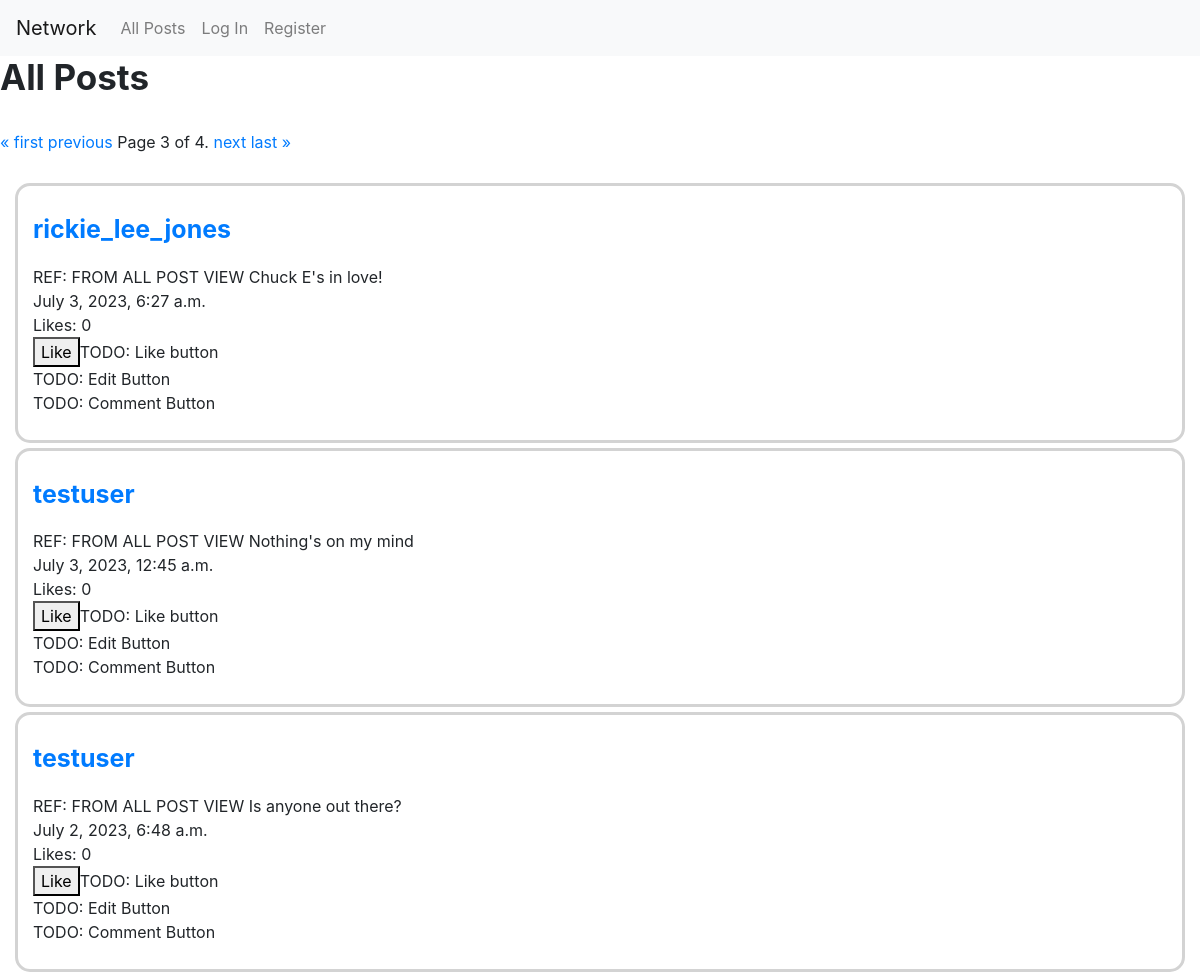
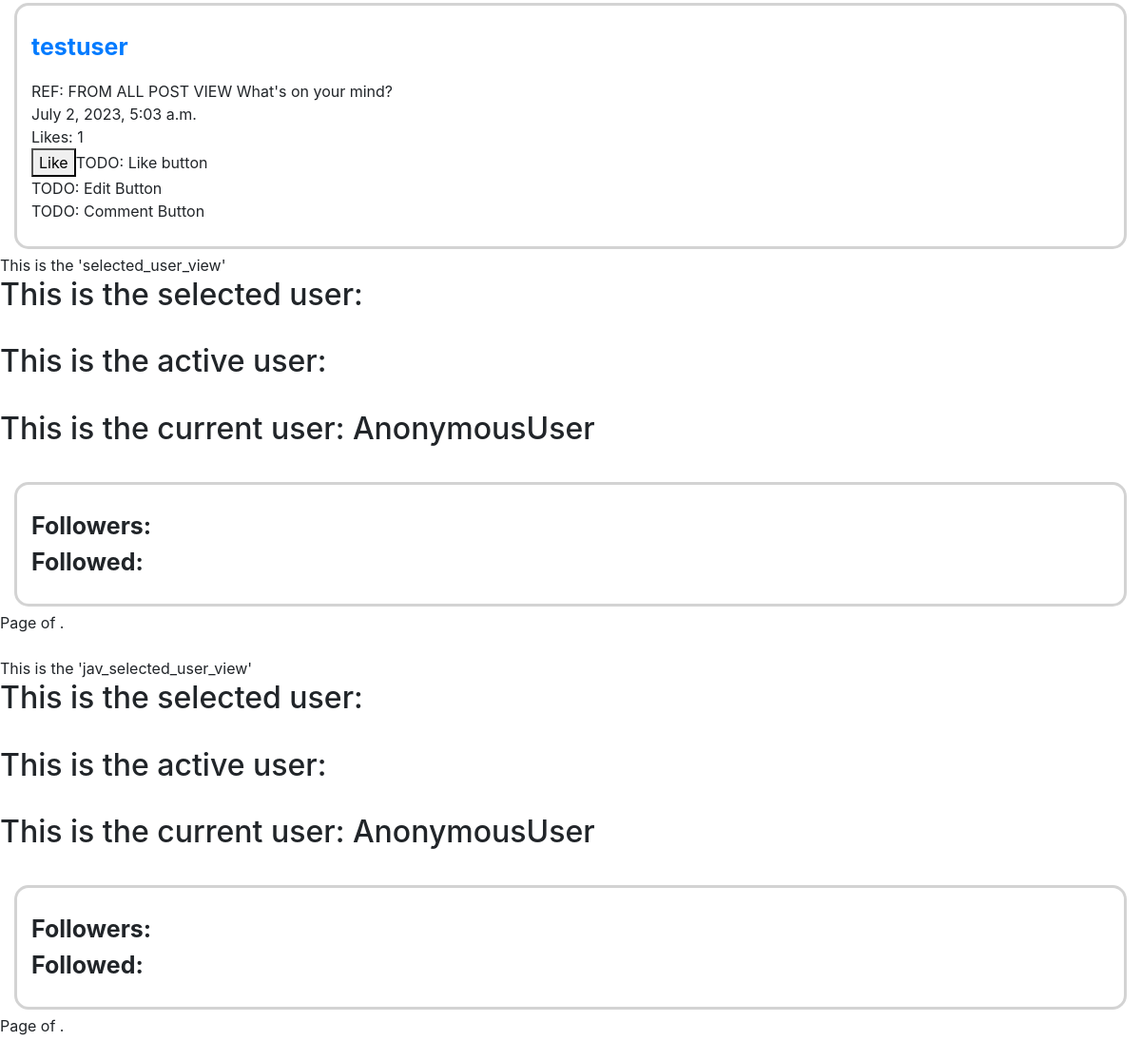
Screenshot of /testuser?page=3 with the database file from the repository (2 pictures, top to bottom).
### network/models.py (models this page shows, shortened)
class Post(models.Model):
    content = models.CharField(max_length=128)
    user = models.ForeignKey(User, on_delete=models.CASCADE, related_name="user")
    likes = models.IntegerField(default=0)
    timestamp = models.DateTimeField(auto_now_add=True)

class User(AbstractUser):
    followed_by_user = models.IntegerField(default=0)
    followers_of_user = models.IntegerField(default=0)
    def __str__(self):
        return f"{self.username}"

### network/views.py (the view)
# urls.py: path("<str:request_name>", views.index_selecteduser, name="index_selecteduser"),
def index_selecteduser(request, request_name=None):
    print("We have traversed the index_selected user function, even if the html doesn't stay with the view that is rendered")
    if (request_name == None):
        print("Name = None")
    else:
        print("Name from request: ", request_name)
    current_user = request.user
    if request.user.is_authenticated:
        if (request_name == None):
            print("Name = None") #print test, can delete
            active_user = User.objects.get(username=current_user)
            active_user_posts = Post.objects.filter(user=active_user.id).order_by("-timestamp")
            paginator_active_user = Paginator(active_user_posts, 2)
            page_number = request.GET.get('page')
            page_obj_active_user = paginator_active_user.get_page(page_number)
            posts = Post.objects.all().order_by("-timestamp")
            paginator = Paginator(posts, 4)
            page_number = request.GET.get('page')
            page_obj = paginator.get_page(page_number)
            return render(request, "network/index_user.html",
            { "page_obj" : page_obj,
            "current_user" : current_user, #get rid of if user has it's own path
            "page_obj_active_user": page_obj_active_user,
            "active_user": active_user,
                })
        else:
            print("Request Name: ", request_name)  #print test, can delete
            selected_user = User.objects.get(username=request_name)
            print("selected user: ", selected_user)
            selected_user_posts = Post.objects.filter(user=selected_user.id).order_by("-timestamp")
            paginator_selected_user = Paginator(selected_user_posts, 2)
            page_number = request.GET.get('page')
            page_obj_selected_user = paginator_selected_user.get_page(page_number)
            return render(request, "network/index.html",
            {"current_user" : current_user, #get rid of if user has it's own path
            "page_obj_selected_user": page_obj_selected_user,
            "selected_user": selected_user})
    else:
        print("NOZE")
        posts = Post.objects.all().order_by("-timestamp")
        paginator = Paginator(posts, 4)
        page_number = request.GET.get('page')
        page_obj = paginator.get_page(page_number)
        return render(request, "network/index.html",
        {"page_obj" : page_obj,
        "current_user" : current_user, })

### network/templates/network/index.html (shortened to what this page needs)
{% extends "network/layout.html" %}
{% load static %}
{% block body %}
    <div id="all_post-view">
    <h3 style="font-size: 35px";><strong>All Posts</strong></h3>
    <br>
        <div class="pagination">
          <span class="step-links">
            {% if page_obj.has_previous %}
              <a href="?page=1">&laquo; first</a>
              <a href="?page={{ page_obj.previous_page_number }}">previous</a>
            {% endif %}
            <span class="current">
              Page {{ page_obj.number }} of {{ page_obj.paginator.num_pages }}.
            </span>
            {% if page_obj.has_next %}
              <a href="?page={{ page_obj.next_page_number }}">next</a>
              <a href="?page={{ page_obj.paginator.num_pages }}">last &raquo;</a>
            {% endif %}
          </span>
        </div><br>
        {% for p in page_obj %}
          <div class="post_style">
            <p id="userlink" class="user_post" name="user_name" data-name="{{p.user}}" style="font-size:25px; font-weight: bold ;">
              <a href="{% url 'index_selecteduser' p.user %}">{{p.user}}</a>
            </p>
            REF: FROM ALL POST VIEW
            {{p.content}}<br>
            {{p.timestamp}}<br>
            Likes: {{p.likes}}<br>
            <button>Like</button>TODO: Like button<br>
            TODO: Edit Button<br>
            TODO: Comment Button
            <br>
          </div>
        {% endfor %}
    </div>
    <div id="selected_user_view">
    This is the 'selected_user_view'
    <h2>This is the selected user: {{selected_user}}</h2><br>
    <h2>This is the active user: {{active_user}}</h2><br>
    <h2>This is the current user: {{current_user}}</h2><br>
    <p class="post_style" >
      <strong style="font-size:25px;">Followers:</strong> {{ selected_user.followers_of_user }}<br>
      <strong style="font-size:25px;">Followed: </strong> {{ selected_user.followed_by_user }} <br>
    </p>
    <div class="pagination">
      <span class="step-links">
      <span class="current">
        Page {{ page_obj_selected_user.number }} of {{ page_obj_selected_user.paginator.num_pages }}.
      </span>
      </span>
    </div><br>
</div>
<div id="jav_selected_user_view">
    This is the 'jav_selected_user_view'
    <h2>This is the selected user: {{selected_user}}</h2><br>
    <h2>This is the active user: {{active_user}}</h2><br>
    <h2>This is the current user: {{current_user}}</h2><br>
    <p class="post_style" >
      <strong style="font-size:25px;">Followers:</strong> {{ selected_user.followers_of_user }}<br>
      <strong style="font-size:25px;">Followed: </strong> {{ selected_user.followed_by_user }} <br>
    </p>
    <div class="pagination">
      <span class="step-links">
      <span class="current">
        Page {{ page_obj_selected_user.number }} of {{ page_obj_selected_user.paginator.num_pages }}.
      </span>
      </span>
    </div><br>
</div>
{% endblock %}

### network/static/network/styles.css (style rules this page uses)
.post_style { border-color: lightgrey; border-radius:15px; border-style: solid; margin: 5px 15px 5px 15px; padding:25px 15px 25px 15px; }

### rows the page displays
Post: user "rickie_lee_jones", content "Chuck E's in love!", timestamp "July 3, 2023, 6:27 a.m.", likes "0"
Post: user "testuser", content "Nothing's on my mind", timestamp "July 3, 2023, 12:45 a.m.", likes "0"
Post: user "testuser", content "Is anyone out there?", timestamp "July 2, 2023, 6:48 a.m.", likes "0"
Post: user "testuser", content "What's on your mind?", timestamp "July 2, 2023, 5:03 a.m.", likes "1"

### other values shown
{{ page_obj.number }} "3"
{{ page_obj.paginator.num_pages }} "4"
{{ current_user }} "AnonymousUser"
